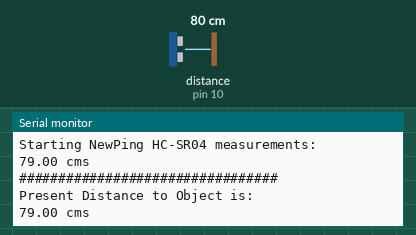
A sketch run on a simulated Arduino Uno, built with avr-gcc and run on an emulated ATmega328P. Shown: the last lines printed to the serial monitor. The test bench sets the inputs (shaded band); at power-on: distance to the obstacle (sensor on pin 10) 80 cm. The echo pulse lasts 58.3 µs per cm.

Above: at 1.3 s.
1.4 s: distance to the obstacle (sensor on pin 10) set to 2 cm
At 1.47 s:
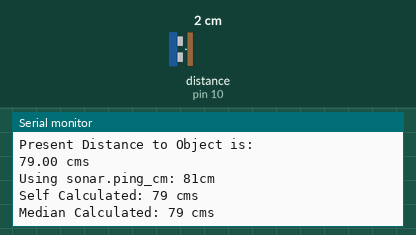
2.9 s: distance to the obstacle (sensor on pin 10) set to 4 cm
At 3.45 s:
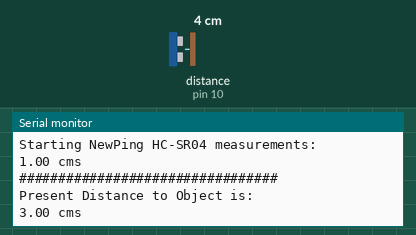
Timing chart, 0 to 5.9 s (numbered marks = the images above; inputs shaded):
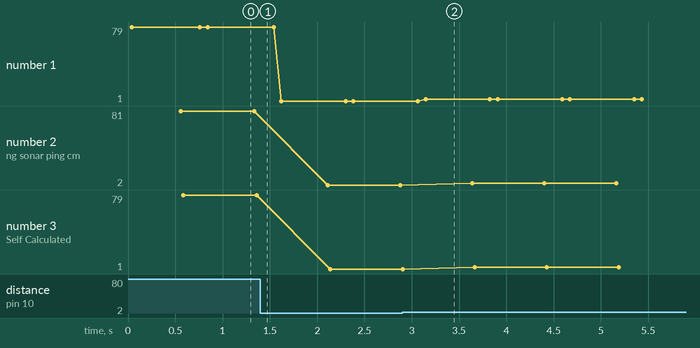

Measured:
- after the input at 2.9 s, the serial monitor: prints a new line after 0.25 s (image 2)
- plotted number 1: 79 → 1 after the input at 1.4 s, 1 → 3 after the input at 2.9 s
- plotted number 2: 81 → 2 after the input at 1.4 s
- plotted number 3: 79 → 1 after the input at 1.4 s, 1 → 3 after the input at 2.9 s

The sketch:

compr_std_newping.ino
```cpp
/*
  Example program to show the comparison of results from standard and NewPing Library.

  Connecting HC-SR04 to arduino:
   HC-SR04 Ultrasonic Module has 4 pins, Ground, VCC, Trig and Echo.
   Ground/GND : Arduino GND
   Power/VCC : 5 volts arduino pin
   Trigger Pin (OUTPUT) : Arduino Digital Pin 9
   Echo Pin (INPUT) : Arduino Digital Pin 10
*/

// Include the NewPing library. Instructions at https://playground.arduino.cc/Code/NewPing/
#include <NewPing.h>
#define MAX_DISTANCE 350

// Define the Trig and Echo pins as named trigPin and echoPin
const int triggerPin = 9;
const int echoPin = 10;

// 'traveltime' stores the roundtrip time for ultra soundwave to return/register to echoPin
long traveltime;
// 'object_distance' stores the distance in cm/inches from the object detected.
long object_distance;

// Constructor: NewPing sonar(triggerPin, echoPin [, max_cm_distance]);
// Initializes NewPing to use pin 12(trigger output) and pin 11 for echo input, with max_ping_distance to 350cm
NewPing sonar(triggerPin, echoPin, MAX_DISTANCE);


// Setup and initialise HC-SR04 and all that we need.
void setup()
{
  // Define trigPin as an output, to send out the sound wave.
  pinMode(triggerPin, OUTPUT);

  // Define echoPin as input, to receive the echo as input.
  pinMode(echoPin, INPUT);

  // Start the serial monitor, at 9600 baudrate.
  Serial.begin(9600);
}


// Run in Loop
void loop()
{
  float ret_distance = front_object_distance();
  Serial.println(F("Present Distance to Object is: "));
  Serial.print(ret_distance);
  Serial.println(" cms");

  delay(500);

  float ret_distance_np = front_object_distance_NP();
  Serial.println(F("Starting NewPing HC-SR04 measurements: "));
  Serial.print(ret_distance_np);
  Serial.println(" cms");

  Serial.println("#################################");
}


// Common function to return distance to object in cms and inches.
float front_object_distance()
{
  // Make sure to set trigPin is clear/LOW State for 5 µs
  digitalWrite(triggerPin, LOW);
  delayMicroseconds(5);

  // For generating Ultra sound wave, set 'trigPin' to HIGH State for 10 µs
  // The sensor then creates an 8 cycle burst of ultrasound at 40 kHz
  digitalWrite(triggerPin, HIGH);
  delayMicroseconds(10);
  // Set trigPin to LOW, to stop sending the sound wave and start/stop the duration to travel back
  digitalWrite(triggerPin, LOW);

  /*
    When sound waves reach receiver, it turns the echoPin HIGH for the same duration.
    pulseIn(), function waits for echoPin to go into HIGH and then stops timing when it switches to LOW state.
    Read in the echoPin input, as the roundtrip duration for ultra sound wave to reach back from detected object.
  */
  traveltime = pulseIn(echoPin, HIGH);

  /*
    Let 'd' be the distance, and speed of sound as 343 m/s Or 0.034cm/µs, there distance will equal
    duration multiplied by speed of sound. As the sound wave has to travel to the object and back to
    the sensor echoPin, we need to only consider half the duration to obect in front.
    distance to object = (traveltime/2) x speed of sound
  */
  object_distance = (traveltime * 0.034) / 2;
  long obj_distanceInch = traveltime * 0.0133 / 2;

  // Default return distance to object in centimeters.
  return object_distance;
}


float front_object_distance_NP()
{
  // Wait 50ms between pings (about 20 pings/sec).
  // 29ms should be the shortest delay between pings.
  delay(50);
  long duration, distance;

  Serial.print("Using sonar.ping_cm: ");
  Serial.print(sonar.ping_cm());
  Serial.println("cm");

  //Serial.print("Using sonar.ping_in: ");
  //Serial.print(sonar.ping_in());
  //Serial.println("inches");

  duration = sonar.ping();
  distance = (duration / 2) * 0.0343;
  Serial.print("Self Calculated: ");
  // Distance will be 0 when out of set max range.
  Serial.print(distance);
  Serial.println(" cms");

  // The ping_median() function takes 'n' duration measurements in a row,
  // throws away the out of range readings and then averages the remaining ones.
  int iterations = 5;
  duration = sonar.ping_median(iterations);
  distance = (duration / 2) * 0.0343;
  Serial.print("Median Calculated: ");
  Serial.print(distance);
  Serial.println(" cms");

  return distance;
}
```
